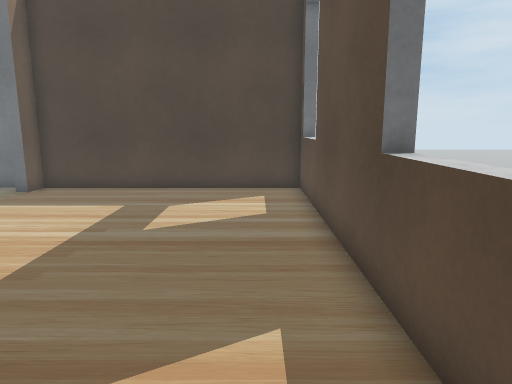
[1] (above)

17 first-person views from a walk through a 3-D level made in the Unity game engine. The camera is 1.2 m above the floor, tilts 10° down and sees 70° across. The floor is counted in squares, 0.5 m on a side. Each view is taken from the middle of a square. On the plan, view 1 faces up. The plan holds only what a view shows up to about 20 squares ahead; the rest is blank. The place goes on beyond the plan. Some surface patterns are stand-ins.

[2]
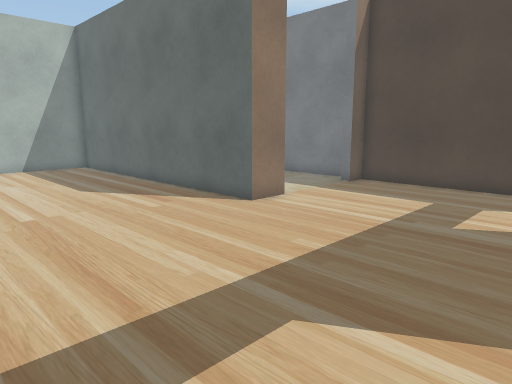

[3]
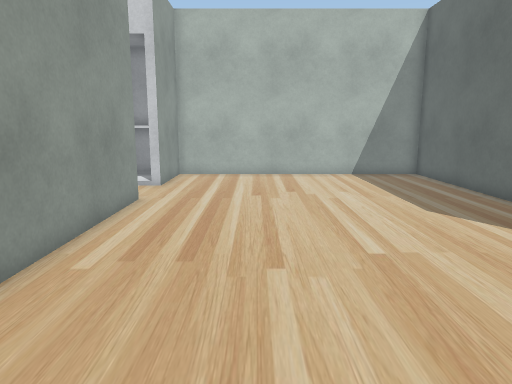

[4]
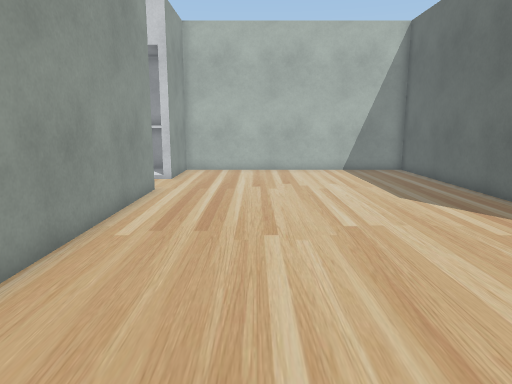

[5]
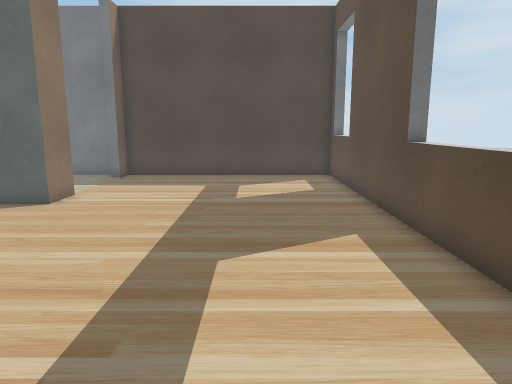

[6]
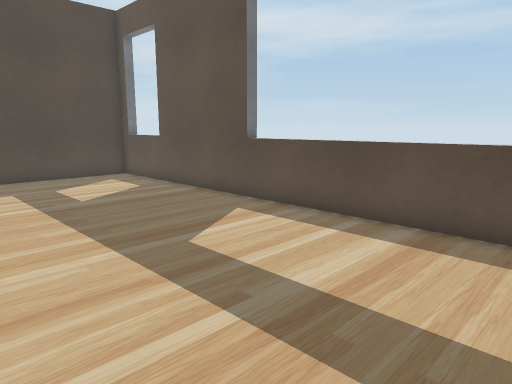

[7]
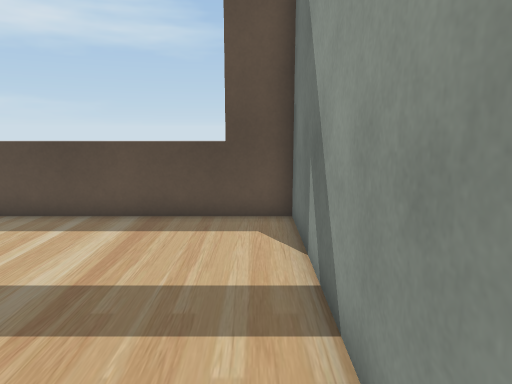

[8]
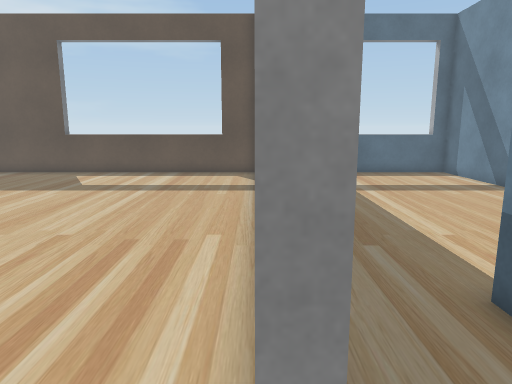

[9]
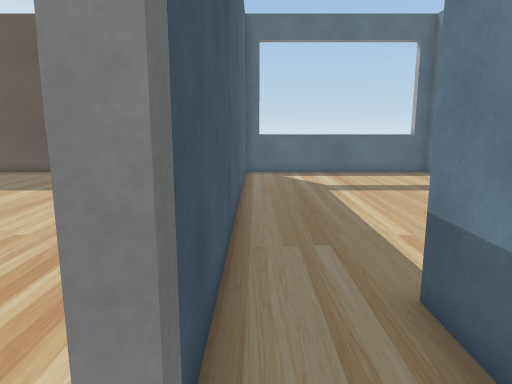

[10]
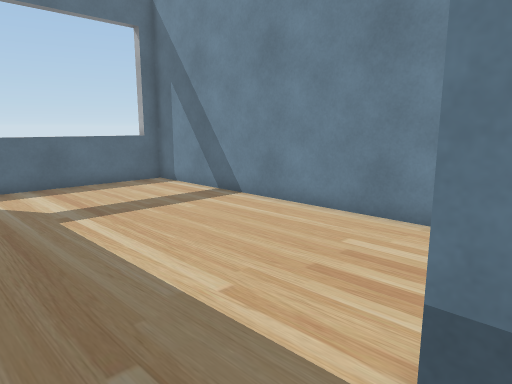

[11]
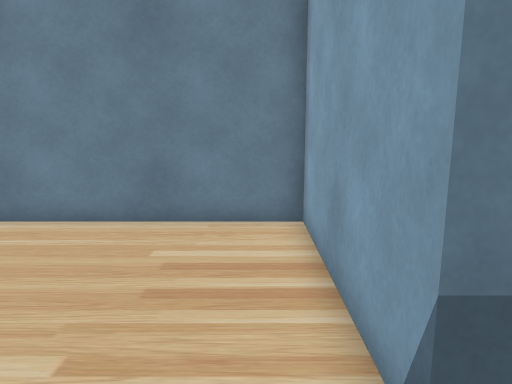

[12]
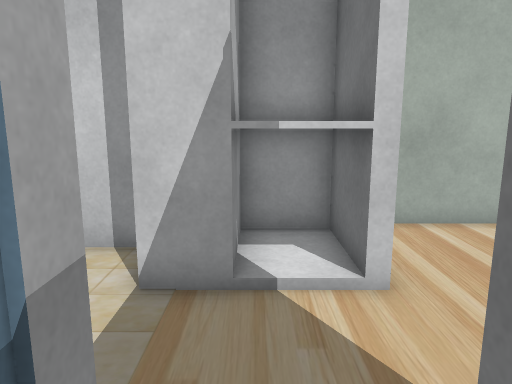

[13]
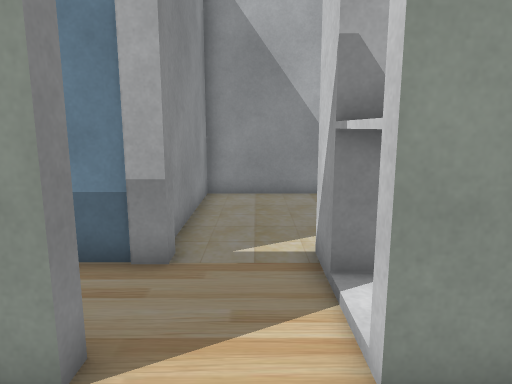

[14]
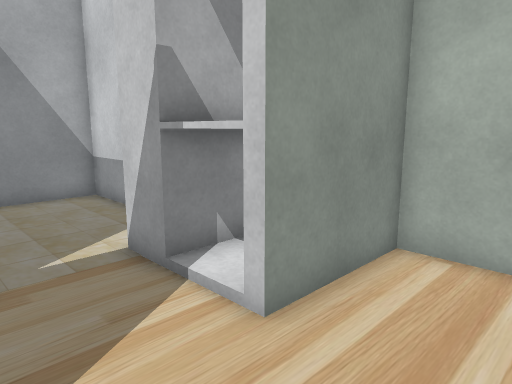

[15]
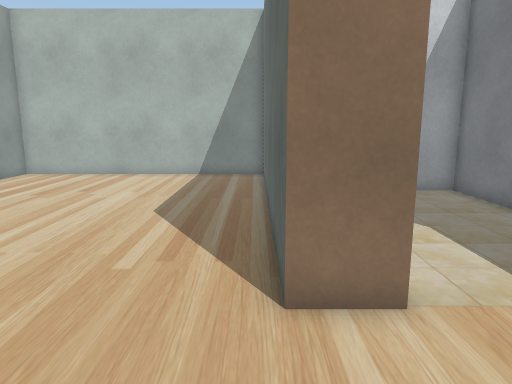

[16]
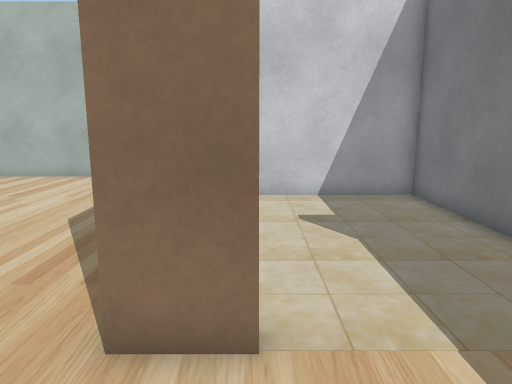

[17]
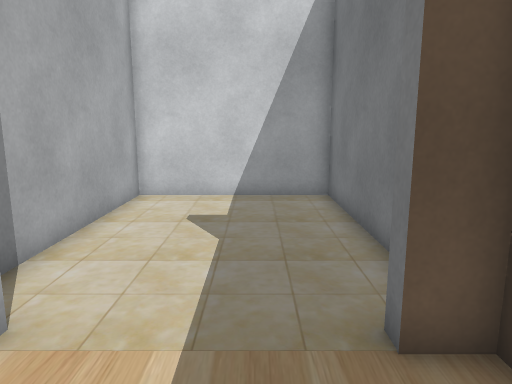

### Floor plan
Points are (right, up) in squares from view 1. A wall is a line through its corners. A room is listed if a view was taken in it or the views show most of it. See-through windows are left out.
Room 1 (views 1, 2, 3, 4, 5, 6, 7, 13, 14, 15, 16, 17)
walls: (-8.6, 9.1) (-8.6, 7.4) (-23, 7.4) (-23, -5) (-19.1, -5); (-16.2, -5) (1.8, -5) (1.8, 14.6) (-8.6, 14.6) (-8.6, 13.5)
ways out: opening at (-17.5, -5) to room 2; opening at (-9, 11.5) to room 3
Room 2 (views 8, 9, 10, 11, 12)
walls: (1.2, -5.5) (-16.2, -5.5) (-16.2, -5); (-16.5, -8.3) (-13.2, -8.3) (-13.2, -15.2) (1.8, -15.2) (1.8, -5.4); (-19.1, -5.5) (-21.8, -5.5) (-21.8, -7.3) (-19.1, -7.3); (-19.1, -5) (-19.1, -7.4)
ways out: opening at (-17.5, -5) to room 1; opening at (-17.5, -8.5) to room 4
Room 3 (no view inside)
walls: (-9.4, 14.6) (-17.9, 14.6) (-17.9, 7.8) (-10.6, 7.8); (-8.6, 13.5) (-9.1, 13.5)
ways out: opening at (-9, 11.5) to room 1
Room 4 (no view inside)
walls: (-16.5, -8.8) (-16.5, -8.3); (-21.1, -9.4) (-21.1, -10.5); (-21.1, -12.9) (-21.1, -15.2) (-16.2, -15.2) (-16.2, -9.6); (-19.1, -7.4) (-19.1, -8.9)
ways out: opening at (-17.5, -8.5) to room 2

Where each view was taken, in squares from view 1:
view 1: 0 up, 0 right, facing up
view 2: 1 down, 0 right, facing up-left
view 3: 1 down, 4 left, facing left
view 4: 1 down, 2 left, facing left
view 5: 4 down, 2 left, facing up
view 6: 4 down, 7 left, facing up-right
view 7: 4 down, 8 left, facing right
view 8: 5 down, 18 left, facing right
view 9: 6 down, 18 left, facing right
view 10: 6 down, 14 left, facing down-right
view 11: 6 down, 12 left, facing down
view 12: 7 down, 14 left, facing left
view 13: 2 down, 18 left, facing down
view 14: 2 down, 16 left, facing down-left
view 15: 7 up, 4 left, facing left
view 16: 9 up, 5 left, facing left
view 17: 12 up, 5 left, facing left
